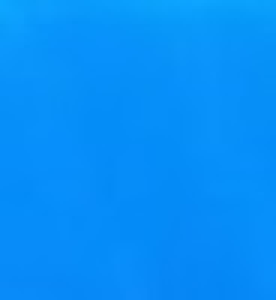
#> input picture PA/Code/rgb_led/white.jpeg, 92 x 100 px (shown 3 times larger)
$ python hsv_value.py
#> lines starting #> are read from the running program, lines starting #| are printed output that depends on the picture
import numpy as np
import cv2

img3 = cv2.imread('rgb_led/white.jpeg')
#> img3 is the input picture: shape (100, 92, 3); mean B, G, R 248.6, 143.5, 6.8
# img3 = img3[100:(100+50), 100:(100+50)]
# cv2.imshow('img3 pre', img3)
img3 = cv2.cvtColor(img3, cv2.COLOR_BGR2HSV)
#> img3: shape (100, 92, 3); mean H, S, V 103, 248.2, 248.6
# cv2.imshow('img3 aft', img3)
hue, sat, val = img3[:, :, 0], img3[:, :, 1], img3[:, :, 2]
# c = np.mean(img3[:, :, 2])
hue = np.mean(hue)
#> hue = 103
sat = np.mean(sat)
#> sat = 248.2
val = np.mean(val)
#> val = 248.6

print("white")
print(int(hue))
#| 103
print(int(sat))
#| 248
print(int(val))
#| 248
# cv2.waitKey(0)

img3 = cv2.imread('rgb_led/purple.jpeg')
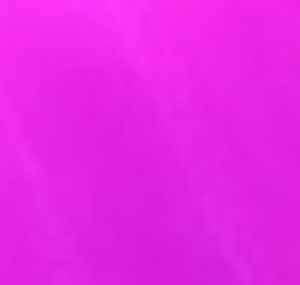
#> input picture PA/Code/rgb_led/purple.jpeg, 100 x 95 px (shown 3 times larger)
#> img3 is the input picture: shape (95, 100, 3); mean B, G, R 228.3, 39.1, 230.2
# img3 = img3[100:(100+50), 100:(100+50)]
# cv2.imshow('img3 pre', img3)
img3 = cv2.cvtColor(img3, cv2.COLOR_BGR2HSV)
#> img3: shape (95, 100, 3); mean H, S, V 150.3, 211.9, 230.8
# cv2.imshow('img3 aft', img3)
hue, sat, val = img3[:, :, 0], img3[:, :, 1], img3[:, :, 2]
#> hue: shape (95, 100)
#> sat: shape (95, 100)
#> val: shape (95, 100)
# c = np.mean(img3[:, :, 2])
hue = np.mean(hue)
#> hue = 150.3
sat = np.mean(sat)
#> sat = 211.9
val = np.mean(val)
#> val = 230.8

print("purple")
print(int(hue))
#| 150
print(int(sat))
#| 211
print(int(val))
#| 230

img3 = cv2.imread('rgb_led/magenta.jpeg')
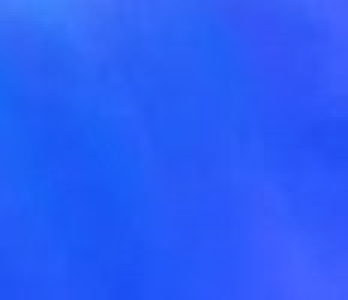
#> input picture PA/Code/rgb_led/magenta.jpeg, 116 x 100 px (shown 3 times larger)
#> img3 is the input picture: shape (100, 116, 3); mean B, G, R 248.2, 92.6, 42.2
# img3 = img3[100:(100+50), 100:(100+50)]
# cv2.imshow('img3 pre', img3)
img3 = cv2.cvtColor(img3, cv2.COLOR_BGR2HSV)
#> img3: shape (100, 116, 3); mean H, S, V 112.7, 211.7, 248.2
# cv2.imshow('img3 aft', img3)
hue, sat, val = img3[:, :, 0], img3[:, :, 1], img3[:, :, 2]
#> hue: shape (100, 116)
#> sat: shape (100, 116)
#> val: shape (100, 116)
# c = np.mean(img3[:, :, 2])
hue = np.mean(hue)
#> hue = 112.7
sat = np.mean(sat)
#> sat = 211.7
val = np.mean(val)
#> val = 248.2

print("magenta")
print(int(hue))
#| 112
print(int(sat))
#| 211
print(int(val))
#| 248

img3 = cv2.imread('rgb_led/blue.jpeg')
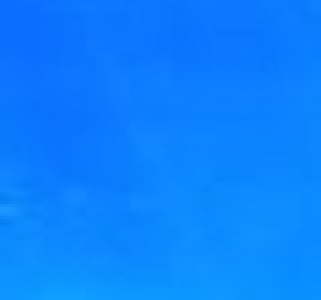
#> input picture PA/Code/rgb_led/blue.jpeg, 107 x 100 px (shown 3 times larger)
#> img3 is the input picture: shape (100, 107, 3); mean B, G, R 253.8, 129.6, 11.9
# img3 = img3[100:(100+50), 100:(100+50)]
# cv2.imshow('img3 pre', img3)
img3 = cv2.cvtColor(img3, cv2.COLOR_BGR2HSV)
#> img3: shape (100, 107, 3); mean H, S, V 105.4, 243.1, 253.8
# cv2.imshow('img3 aft', img3)
hue, sat, val = img3[:, :, 0], img3[:, :, 1], img3[:, :, 2]
#> hue: shape (100, 107)
#> sat: shape (100, 107)
#> val: shape (100, 107)
# c = np.mean(img3[:, :, 2])
hue = np.mean(hue)
#> hue = 105.4
sat = np.mean(sat)
#> sat = 243.1
val = np.mean(val)
#> val = 253.8

print("blue")
print(int(hue))
#| 105
print(int(sat))
#| 243
print(int(val))
#| 253

img3 = cv2.imread('rgb_led/green.jpeg')
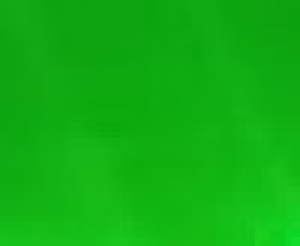
#> input picture PA/Code/rgb_led/green.jpeg, 100 x 82 px (shown 3 times larger)
#> img3 is the input picture: shape (82, 100, 3); mean B, G, R 18.8, 175.6, 16.3
# img3 = img3[100:(100+50), 100:(100+50)]
# cv2.imshow('img3 pre', img3)
img3 = cv2.cvtColor(img3, cv2.COLOR_BGR2HSV)
#> img3: shape (82, 100, 3); mean H, S, V 60.5, 231.6, 175.6
# cv2.imshow('img3 aft', img3)
hue, sat, val = img3[:, :, 0], img3[:, :, 1], img3[:, :, 2]
#> hue: shape (82, 100)
#> sat: shape (82, 100)
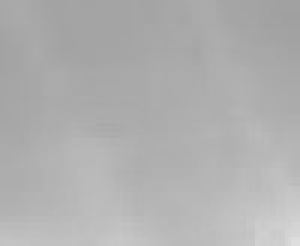
#> val: shape (82, 100) (shown 3 times larger); min 160, max 222, mean 175.6
# c = np.mean(img3[:, :, 2])
hue = np.mean(hue)
#> hue = 60.51
sat = np.mean(sat)
#> sat = 231.6
val = np.mean(val)
#> val = 175.6

print("green")
print(int(hue))
#| 60
print(int(sat))
#| 231
print(int(val))
#| 175

img3 = cv2.imread('rgb_led/yellow.jpeg')
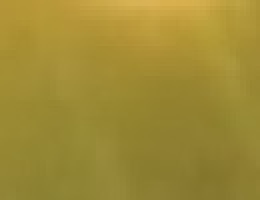
#> input picture PA/Code/rgb_led/yellow.jpeg, 130 x 100 px (shown 2 times larger)
#> img3 is the input picture: shape (100, 130, 3); mean B, G, R 52.7, 139, 158.9
# img3 = img3[100:(100+50), 100:(100+50)]
# cv2.imshow('img3 pre', img3)
img3 = cv2.cvtColor(img3, cv2.COLOR_BGR2HSV)
#> img3: shape (100, 130, 3); mean H, S, V 24.5, 170.1, 158.9
# cv2.imshow('img3 aft', img3)
hue, sat, val = img3[:, :, 0], img3[:, :, 1], img3[:, :, 2]
#> hue: shape (100, 130)
#> sat: shape (100, 130)
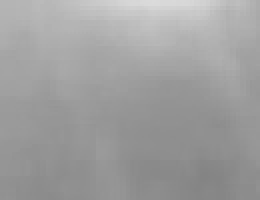
#> val: shape (100, 130) (shown 2 times larger); min 132, max 219, mean 158.9
# c = np.mean(img3[:, :, 2])
hue = np.mean(hue)
#> hue = 24.49
sat = np.mean(sat)
#> sat = 170.1
val = np.mean(val)
#> val = 158.9

print("yellow")
print(int(hue))
#| 24
print(int(sat))
#| 170
print(int(val))
#| 158

img3 = cv2.imread('rgb_led/orange.jpeg')
# img3 = img3[100:(100+50), 100:(100+50)]
# cv2.imshow('img3 pre', img3)
#> (the run stopped early here; a loop or call above may not have finished)
